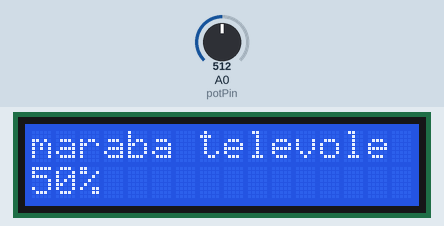
Simulated run of this sketch. Board: Arduino Uno, built with avr-gcc and run on an emulated ATmega328P. On the bench: 16×2 character LCD. The test bench sets the inputs (shaded band); at power-on: A0 (potPin) = 512.

Above: at 1.2 s.
1.3 s: A0 (potPin) set to 0
At 1.44 s:
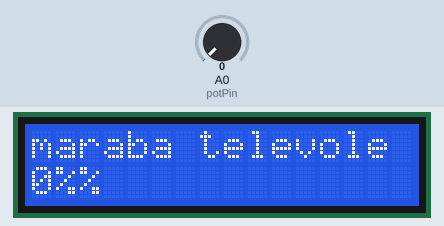
2.9 s: A0 (potPin) set to 122
At 3.5 s:
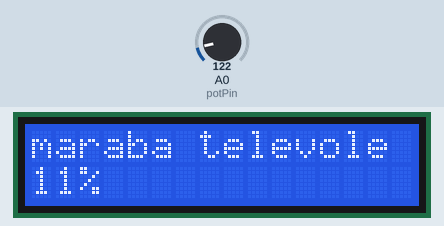
4.4 s: A0 (potPin) set to 306
At 5.7 s:
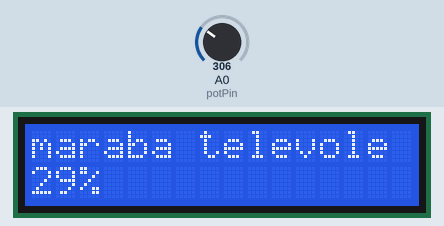
Timing chart, 0 to 7.4 s (numbered marks = the images above; inputs shaded):
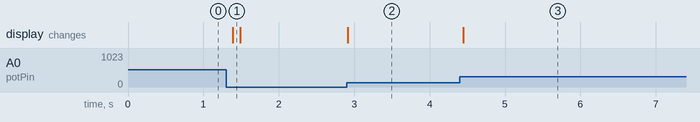

Measured:
- after the input at 1.3 s, the display: changes after 0.09 s (image 1)
- after the input at 2.9 s, the display: changes at once (image 2)
- after the input at 4.4 s, the display: changes after 0.05 s (image 3)

The sketch:

lab01.ino
```cpp
#include <LiquidCrystal.h> // include the LCD library
LiquidCrystal lcd(7, 8, 9, 10, 11, 12);

int potPin = A0; //Potentiometer input pin
int potValue1 = 0;
int potValue2 = 0; // final display variable
void setup() {
    lcd.begin(16, 2); // lcd rows and columns
    lcd.print("maraba televole"); // title of sorts
}

void loop() {
// read then divide the input(max 1020 in this case) by 10
    potValue1 = analogRead(potPin) / 10;
// divide by 1.02 to get percentage
    potValue2 = potValue1 / 1.02;
// set cursor to second row, first column
    lcd.setCursor(0, 1);
//display final percentage
    lcd.print(potValue2);
//print the percent symbol at the end
    lcd.print("%");
//wait 0.1 seconds
    delay(100);
//wipe the extra characters
    lcd.print(" ");
    delay(1);
}
```
